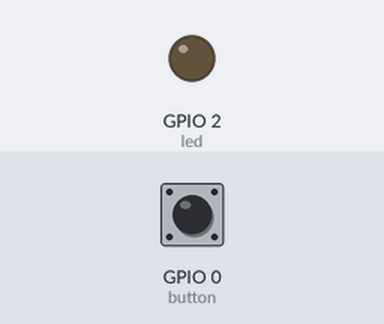
A program run on a simulated ESP8266 board running MicroPython. On the bench: output pins drawn as LEDs (lit = HIGH, except the on-board LED, lit = LOW). Inputs (shaded band) come from the test bench; at power-on: GPIO 0 (button) HIGH.

Above: at 1.2 s.
1.3 s: GPIO 0 (button) pulled LOW for 0.15 s
At 1.37 s:
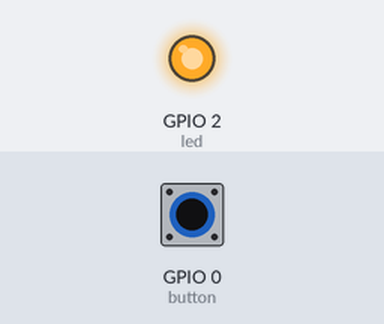
2.9 s: GPIO 0 (button) pulled LOW for 3.2 s
At 6.7 s:
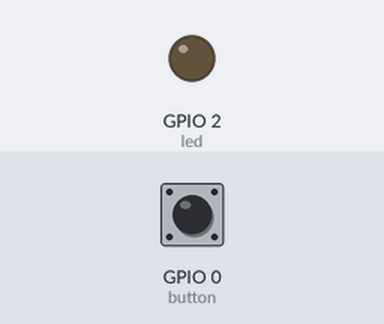
Timing chart, 0 to 8.2 s (numbered marks = the images above; inputs shaded):
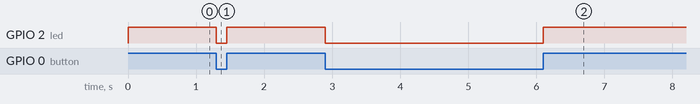

The program:

External_Interrupt-Polling_Method.py
```python
import machine
#GPIO2 = one LED connected
#GPIO0 = pushbutton
led = machine.Pin(2,machine.Pin.OUT)
button = machine.Pin(0,machine.Pin.IN)

def button_function():
    if(button.value() == 0):
        led.value(0)
    else:
        led.value(1)

while True:
    button_function() #Polling Method
```

Measured:
- after the input at 1.3 s, GPIO 2 (led): HIGH → LOW at once, → HIGH 0.15 s later
- after the input at 2.9 s, GPIO 2 (led): HIGH → LOW at once, → HIGH 3.2 s later
